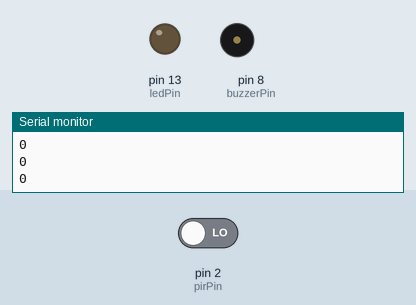
Recording of a sketch running on a simulated Arduino Uno, built with avr-gcc and run on an emulated ATmega328P. Shown: output pins drawn as LEDs (lit = HIGH), buzzer (waves = sounding, pin HIGH), the last lines printed to the serial monitor. Dashed ring = blinking. The inputs (shaded band) are chosen by the test bench; at power-on: pin 2 (pirPin) LOW.

Above: at 1.2 s.
1.3 s: pin 2 (pirPin) driven HIGH
At 1.7 s:
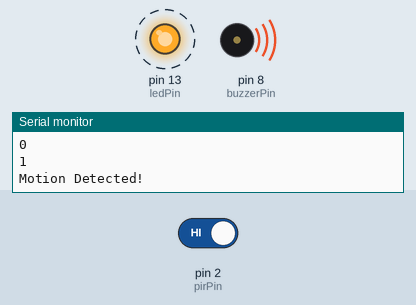
4.3 s: pin 2 (pirPin) driven LOW
At 5.4 s:
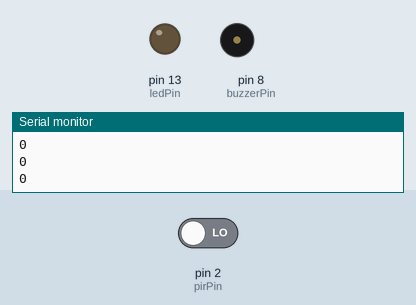
Timing chart, 0 to 7.3 s (numbered marks = the images above; inputs shaded):
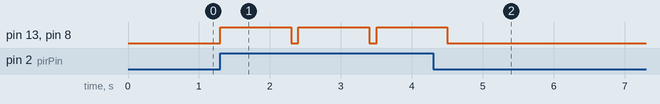

The sketch:

buzzer_motion.ino
```cpp
const int pirPin = 2; // PIR sensor signal pin
const int ledPin = 13; // LED output
const int buzzerPin = 8; // Buzzer output
// const helps prevent accidental changes and lets the compiler optimize better. Also makes the code more readable and easier to update.

void setup() { // void no return value, setup only runs once on startup or reset
  pinMode(pirPin, INPUT); // pinMode tells Arduino how to treat each pin, INPUT for things Arduino reads from, and OUTPUT things that Arduino controls
  pinMode(ledPin, OUTPUT);
  pinMode(buzzerPin, OUTPUT);
  Serial.begin(9600); // start serial Monitor, opens a communication channel with your computers Serial Monitor, 9600 is a standard, Arduino and Serial Monitor will communicate at 9600 bits per sec
  // fast enough for most sensor data and reliable across many boards.
  // Fun fact: higher baud rates like 115200 exist and are faster, but sometimes cause noise or syncing problems on older boards or cables.

}

void loop() {
  int motion = digitalRead(pirPin);
  Serial.println(motion); // See what the PIR is doing

  if (motion == HIGH) {
    Serial.println("Motion Detected!");
    digitalWrite(ledPin, HIGH);
    digitalWrite(buzzerPin, HIGH); // Turn on buzzer
    delay(1000);
    digitalWrite(buzzerPin, LOW);
    digitalWrite(ledPin, LOW);
    // replace delay with millis cause it doesnt pause the whole program, better for multitasking
  }

  delay(100); // Small delay to stabilize reading
}
```

Measured:
- after the input at 1.3 s, pin 13 (ledPin), pin 8 (buzzerPin): alternates HIGH for 1.0 s and LOW for 0.10 s, starting at once
- after the input at 4.3 s, pin 13 (ledPin), pin 8 (buzzerPin): goes on until 4.5 s, then stays LOW
